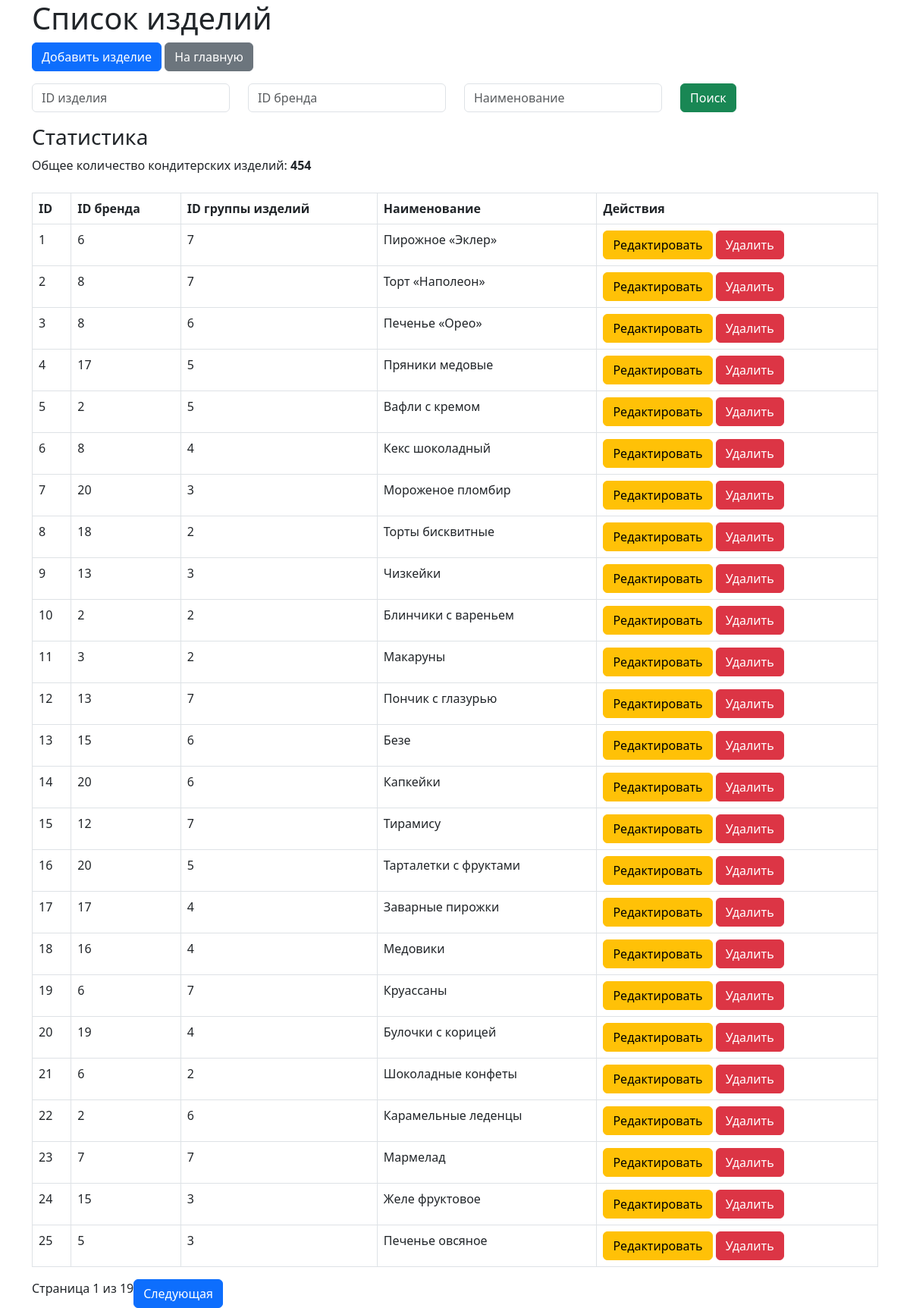
Page /products on the committed database.
### models.py (models this page shows)
class Product(db.Model):
    __tablename__  = 'product'
    product_id = db.Column(db.Integer, primary_key=True, autoincrement = True)
    brand_id= db.Column(db.Integer, db.ForeignKey('brand.brand_id'),nullable=False)
    group_id = db.Column(db.Integer, db.ForeignKey('group.group_id'),nullable=False)
    name = db.Column(db.String(255), nullable=False)

### app.py (the view)
@app.route('/products', methods=['GET', 'POST'])
def view_products():
    product_id = request.args.get('product_id', '')
    brand_id = request.args.get('brand_id', '')
    name = request.args.get('name', '')
    page = request.args.get('page', 1, type=int)
    query = Product.query
    if name:
        query = query.filter(Product.name.ilike(f'%{name}%'))
    if product_id:
        query = query.filter(Product.product_id == product_id)
    if brand_id:
        query = query.filter(Product.brand_id == brand_id)
    products = query.paginate(page=page, per_page=25)
    total_products = query.count()
    return render_template('products.html', products=products, name=name, product_id=product_id, brand_id=brand_id,
                           total_products=total_products)

### templates/products.html (shortened to what this page needs)
<!DOCTYPE html>
<html lang="en">
<head>
    <link href="https://cdn.jsdelivr.net/npm/bootstrap@5.3.0/dist/css/bootstrap.min.css" rel="stylesheet">
</head>
<body>
    <div class="container">
        <h1>Список изделий</h1>
        <a href="/products/add" class="btn btn-primary">Добавить изделие</a>
        <a href="/" class="btn btn-secondary">На главную</a>
        <form method="GET" action="{{ url_for('view_products') }}" class="mt-3 mb-3">
            <div class="row">
                <div class="col">
                    <input type="number" name="product_id" class="form-control" placeholder="ID изделия" value="{{ product_id }}">
                </div>
                <div class="col">
                    <input type="number" name="brand_id" class="form-control" placeholder="ID бренда" value="{{ brand_id }}">
                </div>
                <div class="col">
                    <input type="text" name="name" class="form-control" placeholder="Наименование" value="{{ name }}">
                </div>
                <div class="col">
                    <button type="submit" class="btn btn-success">Поиск</button>
                </div>
            </div>
        </form>
        <div class="mb-4">
            <h3>Статистика</h3>
            <p>Общее количество кондитерских изделий: <strong>{{ total_products }}</strong></p>
        </div>
        <table class="table table-bordered">
            <thead>
                <tr>
                    <th>ID</th>
                    <th>ID бренда</th>
                    <th>ID группы изделий</th>
                    <th>Наименование</th>
                    <th>Действия</th>
                </tr>
            </thead>
            <tbody>
                {% for product in products.items %}
                <tr>
                    <td>{{ product.product_id }}</td>
                    <td>{{ product.brand_id }}</td>
                    <td>{{ product.group_id }}</td>
                    <td>{{ product.name }}</td>
                    <td>
                        <a href="{{ url_for('edit_product', product_id=product.product_id) }}" class="btn btn-warning">Редактировать</a>
                        <form method="POST" action="{{ url_for('delete_product', product_id=product.product_id) }}" style="display:inline;">
                            <input type="submit" class="btn btn-danger" value="Удалить" onclick="return confirm('Вы уверены, что хотите удалить это изделие?');">
                        </form>
                    </td>
                </tr>
                {% endfor %}
            </tbody>
        </table>
        <div class="pagination">
            <span>Страница {{ products.page }} из {{ products.pages }}</span>
            {% if products.has_next %}
                <a href="{{ url_for('view_products', page=products.next_num, product_id=product_id, brand_id=brand_id, name=name) }}" class="btn btn-primary">Следующая</a>
            {% endif %}
        </div>
    </div>
</body>
</html>

### rows in the picture
Product: product_id "1", brand_id "6", group_id "7", name "Пирожное «Эклер»"
Product: product_id "2", brand_id "8", group_id "7", name "Торт «Наполеон»"
Product: product_id "3", brand_id "8", group_id "6", name "Печенье «Орео»"
Product: product_id "4", brand_id "17", group_id "5", name "Пряники медовые"
Product: product_id "5", brand_id "2", group_id "5", name "Вафли с кремом"
Product: product_id "6", brand_id "8", group_id "4", name "Кекс шоколадный"
Product: product_id "7", brand_id "20", group_id "3", name "Мороженое пломбир"
Product: product_id "8", brand_id "18", group_id "2", name "Торты бисквитные"
Product: product_id "9", brand_id "13", group_id "3", name "Чизкейки"
Product: product_id "10", brand_id "2", group_id "2", name "Блинчики с вареньем"
Product: product_id "11", brand_id "3", group_id "2", name "Макаруны"
Product: product_id "12", brand_id "13", group_id "7", name "Пончик с глазурью"
Product: product_id "13", brand_id "15", group_id "6", name "Безе"
Product: product_id "14", brand_id "20", group_id "6", name "Капкейки"
Product: product_id "15", brand_id "12", group_id "7", name "Тирамису"
Product: product_id "16", brand_id "20", group_id "5", name "Тарталетки с фруктами"
Product: product_id "17", brand_id "17", group_id "4", name "Заварные пирожки"
Product: product_id "18", brand_id "16", group_id "4", name "Медовики"
Product: product_id "19", brand_id "6", group_id "7", name "Круассаны"
Product: product_id "20", brand_id "19", group_id "4", name "Булочки с корицей"
Product: product_id "21", brand_id "6", group_id "2", name "Шоколадные конфеты"
Product: product_id "22", brand_id "2", group_id "6", name "Карамельные леденцы"
Product: product_id "23", brand_id "7", group_id "7", name "Мармелад"
Product: product_id "24", brand_id "15", group_id "3", name "Желе фруктовое"
Product: product_id "25", brand_id "5", group_id "3", name "Печенье овсяное"

### other values in the picture
{{ total_products }} "454"
{{ products.page }} "1"
{{ products.pages }} "19"
